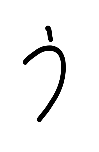
#> input picture block_ROI_img0.png, 99 x 152 px; its folder holds only this picture in this run
$ jupyter execute --allow-errors OCR_1.ipynb
#> lines starting #> are read from the running program, lines starting #| are printed output that depends on the picture
[cell 1]
# import the necessary packages
from tensorflow.keras.models import load_model
from imutils.contours import sort_contours
import numpy as np
import argparse
import imutils
import cv2
import os
import glob
import matplotlib.pyplot as plt
import pandas as pd
import cv2
from google.colab.patches import cv2_imshow
import imutils
from imutils import contours
import matplotlib.pyplot as plt

# Now you can use functions from the glob module

from PIL import Image

[cell 2]
from google.colab import drive
drive.mount('/content/gdrive')

[cell 3]
## need to move the file to local

#> (a cell that did not finish here is left out)

[cell 5]
hiragana_list = ['',]

[cell 6]
#prepprocess the pictures in the folder

[cell 7]
out_dir = ""
result = []

# List all image files in the directory
image_files = glob.glob(os.path.join(out_dir, '*.png'))

# Loop through the image files
for i, image_file in enumerate(image_files):
    # Load the image using OpenCV
    img = cv2.imread(image_file)
#> img is the input picture: shape (152, 99, 3); min 0, max 255, mean 243.7

    # Convert the image to grayscale and resize it to 32x32
    img_gray = cv2.cvtColor(img, cv2.COLOR_BGR2GRAY)
    img_resized = cv2.resize(img_gray, (32, 32))
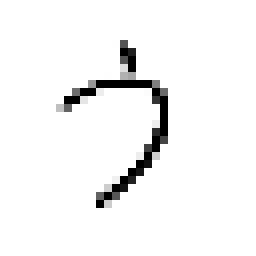
#> img_resized: shape (32, 32) (shown 8 times larger); min 0, max 255, mean 244.1

    # Append the label (i) and the processed image to the result list
    result.append([i, img_resized])

    # Display the first 5 images
    if i < 5:
        plt.subplot(1, 5, i + 1)
        plt.axis("off")
        plt.title(str(i))
        plt.imshow(img_resized, cmap='gray')

# Show the plotted images
plt.show()

## here make sure that model can take input and make predictions from pictures from same dataset

[cell 8]
for item in result:
    index, image = item
    shape = image.shape
#> this loop made 1 pass
#> (index, shape) on pass 1: (0, (32, 32))
    #print(f"Index {index}: Shape {shape}, Dimensions: {image.ndim}")
result

[cell 9]
one_image = result[0]
#> one_image = 2 items
one_image = one_image[1]
one_image.shape
#> Out = (32, 32)
#need to add brightness values

[cell 10]
im_size = 32
im_color = 1
in_shape = (im_size, im_size, im_color)

new_image = []
for d in result:
  (num, img) = d
  img = img.astype('float').reshape(im_size, im_size, im_color) / 255
  new_image.append(img)
#> this loop made 1 pass
#> num on pass 1: 0
#> after the loop, new_image = 1 item
new_image = np.array(new_image)

[cell 11]
new_image[0][10]
#> Out = 32 values, max 1 at index 0, min 0 at index 12, mean 0.753

[cell 12]
new_image.shape
#> Out = (1, 32, 32, 1)


$ run again, on hello.png
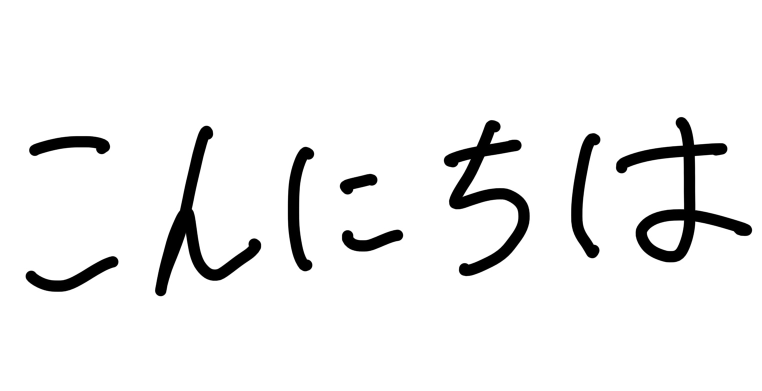
#> input picture hello.png, 1523 x 782 px (shown at 1/2 size)
#> img is the input picture: shape (782, 1523, 3); min 0, max 255, mean 239.5
#> `img_resized = cv2.resize(img_gray, (32, 32))`:
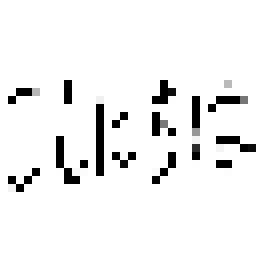
#> img_resized: shape (32, 32) (shown 8 times larger); min 0, max 255, mean 239.1
#> the loop `for item in result:` made 1 pass
#> (index, shape) on pass 1: (0, (32, 32))
#> one_image = 2 items
#> the loop `for d in result:` made 1 pass
#> num on pass 1: 0
#> after the loop `for d in result:`: new_image = 1 item
#> `new_image[0][10]`: Out = 32 values, max 1 at index 0, min 0 at index 20, mean 0.929

$ run again, on block_ROI_img1.png
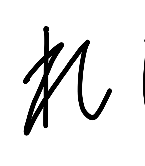
#> input picture block_ROI_img1.png, 145 x 166 px
#> img is the input picture: shape (166, 145, 3); min 0, max 255, mean 231.9
#> `img_resized = cv2.resize(img_gray, (32, 32))`:
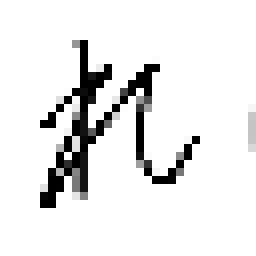
#> img_resized: shape (32, 32) (shown 8 times larger); min 0, max 255, mean 231.8
#> the loop `for item in result:` made 1 pass
#> (index, shape) on pass 1: (0, (32, 32))
#> one_image = 2 items
#> the loop `for d in result:` made 1 pass
#> num on pass 1: 0
#> after the loop `for d in result:`: new_image = 1 item
#> `new_image[0][10]`: Out = 32 values, max 1 at index 0, min 0 at index 10, mean 0.813

$ run again, on block_ROI_img2.png
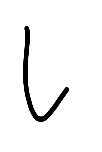
#> input picture block_ROI_img2.png, 102 x 152 px
#> img is the input picture: shape (152, 102, 3); min 0, max 255, mean 243.7
#> `img_resized = cv2.resize(img_gray, (32, 32))`:
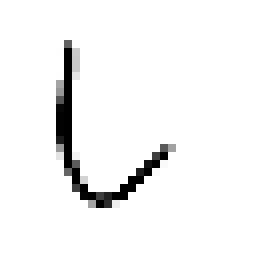
#> img_resized: shape (32, 32) (shown 8 times larger); min 0, max 255, mean 243.3
#> the loop `for item in result:` made 1 pass
#> (index, shape) on pass 1: (0, (32, 32))
#> one_image = 2 items
#> the loop `for d in result:` made 1 pass
#> num on pass 1: 0
#> after the loop `for d in result:`: new_image = 1 item
#> `new_image[0][10]`: Out = 32 values, max 1 at index 0, min 0 at index 8, mean 0.958

$ run again, on block_ROI_img3.png
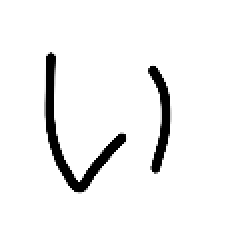
#> input picture block_ROI_img3.png, 118 x 126 px (shown 2 times larger)
#> img is the input picture: shape (126, 118, 3); min 0, max 255, mean 242
#> `img_resized = cv2.resize(img_gray, (32, 32))`:
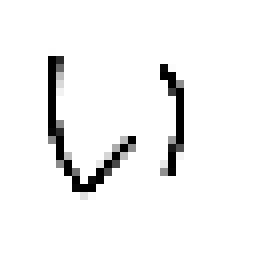
#> img_resized: shape (32, 32) (shown 8 times larger); min 0, max 255, mean 242.1
#> the loop `for item in result:` made 1 pass
#> (index, shape) on pass 1: (0, (32, 32))
#> one_image = 2 items
#> the loop `for d in result:` made 1 pass
#> num on pass 1: 0
#> after the loop `for d in result:`: new_image = 1 item
#> `new_image[0][10]`: Out = 32 values, max 1 at index 0, min 0 at index 6, mean 0.919
